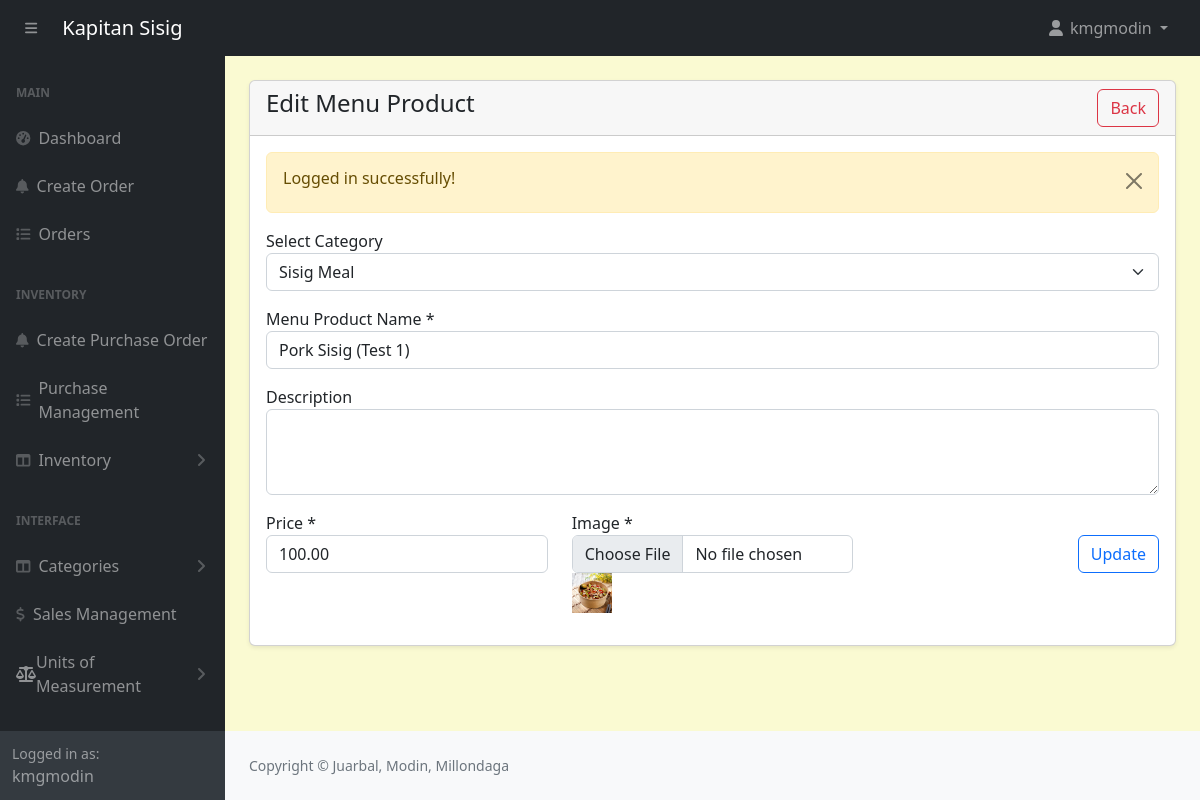
/admin/products-edit.php?id=5 (signed in), run on the app's committed database.
### tables this page shows
CREATE TABLE `products` (
  `id` int(11) NOT NULL,
  `category_id` int(11) NOT NULL,
  `productname` varchar(191) NOT NULL,
  `description` varchar(191) NOT NULL,
  `price` decimal(10,2) NOT NULL,
  `image` varchar(255) NOT NULL,
  `created_at` date NOT NULL DEFAULT current_timestamp(),
  `quantity` int(11) NOT NULL
);

CREATE TABLE `categories` (
  `id` int(11) NOT NULL,
  `name` varchar(191) NOT NULL,
  `status` tinyint(4) NOT NULL DEFAULT 0
);

### admin/products-edit.php (the view, shortened to what this page needs)
<?php include('includes/header.php'); ?>
<div class="container-fluid px-4 pb-4">
    <div class="card mt-4 shadow-sm">
        <div class="card-header">
            <h4 class="mb-0">Edit Menu Product
                <a href="products.php" class = "btn btn-outline-danger float-end">Back</a>
            </h4>
        </div>
        <div class="card-body">
            <form action="code.php" method="POST" enctype="multipart/form-data">
            <?php
                $paramValue = checkParam('id');
                $productData = getById('products', $paramValue);
                if($productData){
                    if($productData['status'] == 200) {
                        ?>
                        <div class="row">
                            <div class="col-md-12 mb-3">
                                <label for="">Select Category</label>
                                <select name="category_id" class="form-select">
                                    <?php
                                    $categories = getAll('categories');
                                    if($categories) {
                                        if(mysqli_num_rows($categories) > 0) {
                                            foreach($categories as $cItem) {
                                                ?>
                                                    <option value="<?= $cItem['id']; ?>" <?= $productData['data']['category_id'] == $cItem['id'] ? 'selected':''; ?>>
                                                    <?= $cItem['name']; ?>
                                                    </option>';
                                                <?php
                                            }
                                        } else {
                                            echo '<option value="">No categories found!</option>';
                                        }
                                    } else {
                                        echo '<option value="">Something went wrong.</option>';
                                    }
                                    ?>
                                </select>
                            </div>
                            <div class="col-md-12 mb-3">
                                <label for="">Menu Product Name *</label>
                                <input type="text" name="productname" value="<?= $productData['data']['productname']; ?>" class="form-control" />
                            </div>
                            <div class="col-md-12 mb-3">
                                <label>Description</label>
                                <textarea name="description" class="form-control" rows="3"><?= $productData['data']['description']; ?></textarea>
                            </div>
                            <div class="col-md-4 mb-3">
                                <label for="">Price *</label>
                                <input type="number" name="price" value="<?= $productData['data']['price']; ?>" class="form-control" />
                            </div>
                            <div class="col-md-4 mb-3">
                                <label for="">Image *</label>
                                <input type="file" name="image" class="form-control" />
                                <img src="../<?= $productData['data']['image']; ?>" style="width:40px;height:40px;" alt="product image" />
                            </div>
                            <div class="col-md-4 mb-3 text-end">
                                <br />
                                <button type="submit" name="updateProduct" class="btn btn-outline-primary">Update</button>
                            </div>
                        </div>
                        <?php
                    } else {
                        echo '<h5'.$productData>['message'].'</h5>';
                    }
                } else {
                    echo 'Something went wrong.';
                    return false;
                }
            ?>
            </form>
        </div>
    </div>
</div>
<?php include('includes/footer.php'); ?>

### admin/assets/css/custom.css (style rules this page uses)
body { margin: 0; font-family: system-ui, -apple-system, "Segoe UI", Roboto, "Helvetica Neue", "Noto Sans", "Liberation Sans", Arial, sans-serif; font-size: 1rem; font-weight: 400; line-height: 1.5; color: #212529; text-align: left; background-color: #FAFAD2; -webkit-text-size-adjust: 100%; -webkit-tap-highlight-color: rgba(0, 0, 0, 0); }

### data on the page
products: category_id "Sisig Meal", productname "Pork Sisig (Test 1)", price "100.00"

### other printed values
$_SESSION['loggedInUser']['username'] "kmgmodin"
$_SESSION['message'] "Logged in successfully!"
